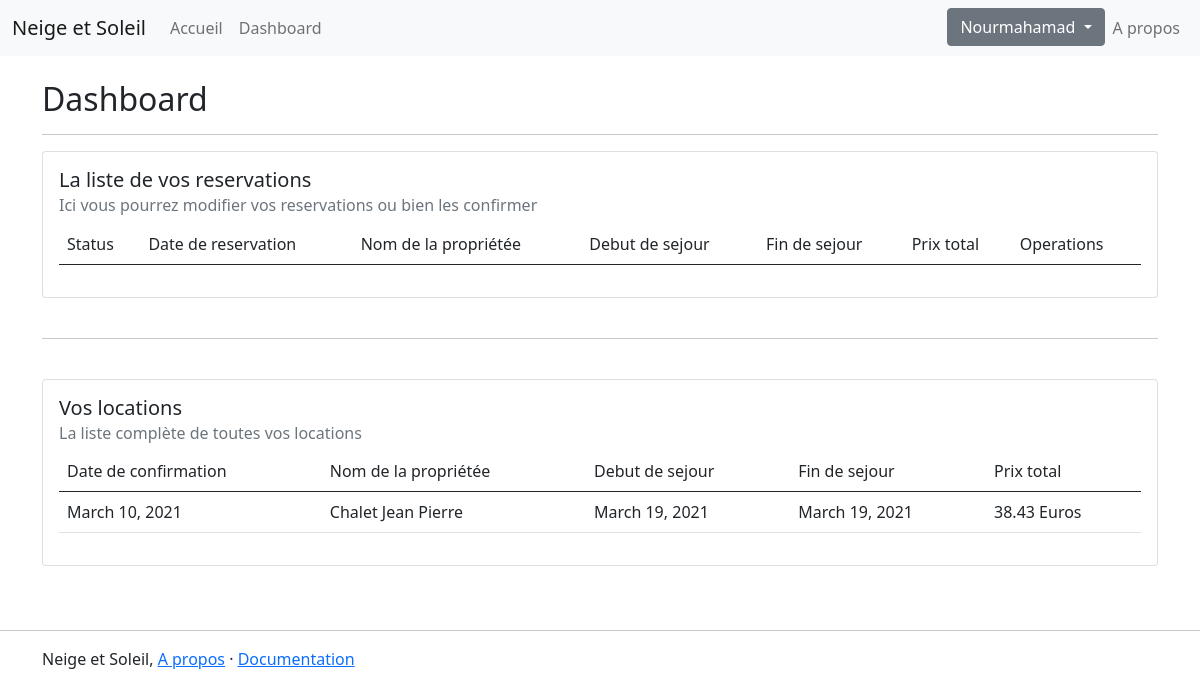
Page /dashboard/ (signed in) on the earlier database version.
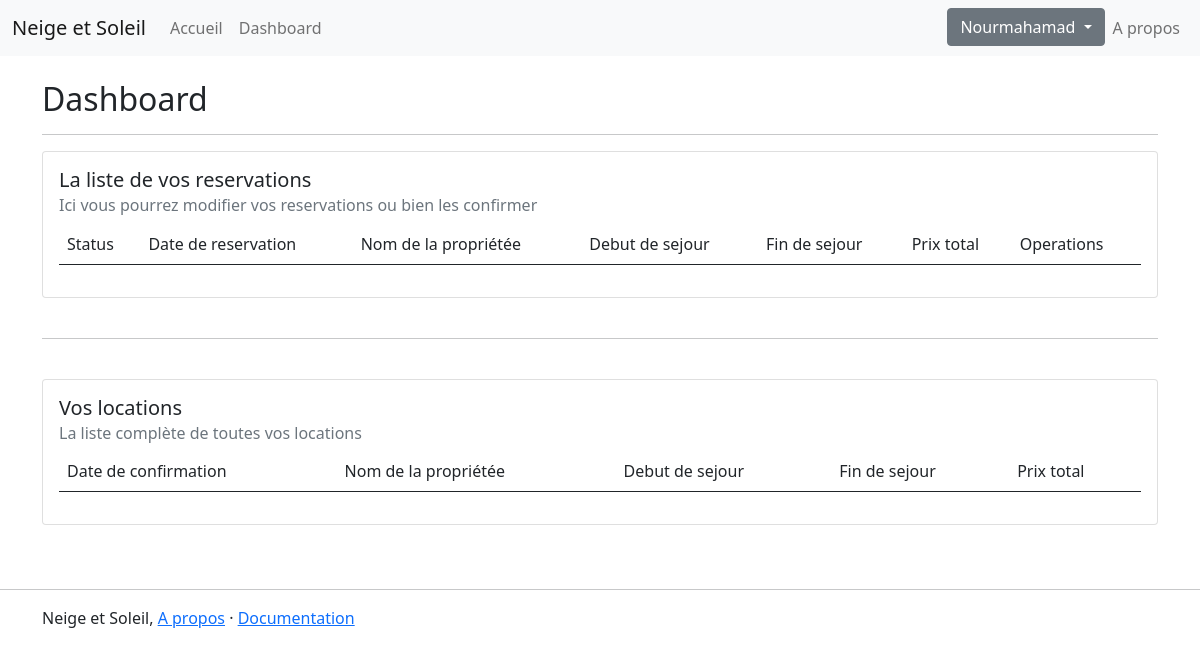
Same page on the later database version.
### neige_soleil_app/models.py (models this page shows, shortened)
class Location(models.Model):
    reservation = models.OneToOneField(Reservation, on_delete=models.SET_NULL, null=True)
    date_confirmation = models.DateField(auto_now_add=True)

class Reservation(models.Model):
    ENCOURS = 'WAIT'
    ANNULER = 'CANCEL'
    STATUS_RES = [
        (ENCOURS, 'En cours'),
        (ANNULER, 'Annuler'),
    ]
    profile = models.ForeignKey(Profile, on_delete=models.CASCADE)
    propriete = models.ForeignKey(ContratProprietaire, on_delete=models.CASCADE)
    date_reservation = models.DateField(auto_now_add=True)
    date_debut_sejour = models.DateField()
    date_fin_sejour = models.DateField()
    status_reservation = models.CharField(max_length=6, choices=STATUS_RES, default=ENCOURS)
    def prixTotal(self):
        duree = (self.date_fin_sejour - self.date_debut_sejour).days
        if duree == 0:
            duree = 1
        return duree * self.propriete.proprieteprix.prix / 7

class ContratProprietaire(models.Model):
    DISPONIBLE = 'AVAIL'
    OCCUPER = 'BUSY'
    INACTIF = 'OFF'
    YEAR_IN_SCHOOL_CHOICES = [
        (DISPONIBLE, 'Disponible'),
        (OCCUPER, 'Occuper'),
        (INACTIF, 'Inactif'),
    ]
    profileproprietaire = models.ForeignKey(ProfileProprietaire, on_delete=models.CASCADE)
    nom = models.CharField(max_length=200)
    description = models.TextField(max_length=1000)
    surface_habitable = models.FloatField()
    surface_balcon = models.FloatField()
    capacite = models.IntegerField()
    distance_pistes = models.FloatField()
    status = models.CharField(max_length=5, choices=YEAR_IN_SCHOOL_CHOICES, default=DISPONIBLE)

class ProprietePrix(models.Model):
    propriete = models.OneToOneField(ContratProprietaire, on_delete=models.CASCADE)
    prix = models.FloatField()

### neige_soleil_app/decorators.py (the view)
    def wrapper_func(request, *args, **kwargs):
        try:
            val = request.user.profile
            return view_func(request, *args, **kwargs)
        except ObjectDoesNotExist:
            return redirect('profile_set')

### neige_soleil_app/views.py (called while the page is built)
@login_required(login_url='login')
@known_profile
def dashboard(request):
    reservations = Reservation.objects.filter(profile=request.user.profile.id, location__isnull=True)
    locations = Location.objects.filter(reservation__profile=request.user.profile.id)
    context = {
        'reservations': reservations,
        'locations': locations
    }
    return render(request, 'neige_soleil_app/main_dashboard.html', context)

### neige_soleil_app/templates/neige_soleil_app/main_dashboard.html
{% extends 'neige_soleil_app/main_layout.html' %}
{% block content %}
    {% load static %}
    <h2>Dashboard</h2>
    <hr>
    {% include 'neige_soleil_app/all_reservations.html' %}
    <br>
    <hr>
    <br>
    {% include 'neige_soleil_app/all_locations.html' %}
{% endblock %}

### neige_soleil_app/templates/neige_soleil_app/main_layout.html (shortened to what this page needs)
<!DOCTYPE html>
<html lang="en">
<head>
    {% load static %}
    <link href="https://cdn.jsdelivr.net/npm/bootstrap@5.0.0-beta2/dist/css/bootstrap.min.css" rel="stylesheet">
</head>
<body>
    <nav class="navbar navbar-expand-lg navbar-light bg-light">
        <div class="container-fluid">
            <a class="navbar-brand" href="{% url 'home_main' %}">Neige et Soleil</a>
                <div class="collapse navbar-collapse" id="navbarNavAltMarkup">
                    <div class="navbar-nav">
                        <a class="nav-link" href="{% url 'home_main' %}">Accueil</a>
                        {% if request.user.profile %}
                            <a class="nav-link" href="{% url 'dashboard' %}">Dashboard</a>
                        {% else %}
                            <a class="nav-link" href="{% url 'profile_set' %}">Completer mon profile</a>
                        {% endif %}
                    </div>
                </div>
            <div class="d-flex">
                {% if request.user.profile %}
                    <div class="dropdown">
                        <a class="btn btn-secondary dropdown-toggle" href="#" role="button" id="dropdownMenuLink" data-bs-toggle="dropdown" aria-expanded="false">
                            {{ request.user.first_name }}
                        </a>
                    </div>
                {% else %}
                    <div class="navbar-nav">
                        <a class="nav-link" href="{% url 'logout' %}">Se deconnecter</a>
                    </div>
                {% endif %}
                <div class="navbar-nav">
                    <a class="nav-link" href="#">A propos</a>
                </div>
            </div>
        </div>
    </nav>
    <div class="container">
        <br>
        {% block content %}
        {% endblock %}
    </div>
    <br>
    <br>
    <hr class="featurette-divider">
    <footer class="container">
        <p>Neige et Soleil, <a href="#">A propos</a> &middot; <a href="#">Documentation</a></p>
    </footer>
</body>
</html>

### neige_soleil_app/templates/neige_soleil_app/all_reservations.html (shortened to what this page needs)
<div class="card" >
    <div class="card-body">
        <h5 class="card-title">La liste de vos reservations</h5>
        <h6 class="card-subtitle mb-2 text-muted">Ici vous pourrez modifier vos reservations ou bien les confirmer</h6>
        <table class="table">
            <thead>
            <tr>
                <td>Status</td>
                <td>Date de reservation</td>
                <td>Nom de la propriétée</td>
                <td>Debut de sejour</td>
                <td>Fin de sejour</td>
                <td>Prix total</td>
                <td>Operations</td>
            </tr>
            </thead>
        </table>
    </div>
</div>

### neige_soleil_app/templates/neige_soleil_app/all_locations.html
<div class="card" >
    <div class="card-body">
        <h5 class="card-title">Vos locations</h5>
        <h6 class="card-subtitle mb-2 text-muted">La liste complète de toutes vos locations</h6>
        <table class="table">
            <thead>
            <tr>
                <td>Date de confirmation</td>
                <td>Nom de la propriétée</td>
                <td>Debut de sejour</td>
                <td>Fin de sejour</td>
                <td>Prix total</td>
            </tr>
            </thead>
            <tbody>
            {% for location in locations %}
            <tr>
                <td>{{ location.date_confirmation }}</td>
                <td>{{ location.reservation.propriete.nom }}</td>
                <td>{{ location.reservation.date_debut_sejour }}</td>
                <td>{{ location.reservation.date_fin_sejour }}</td>
                <td>{{ location.reservation.prixTotal | floatformat:2 }} Euros</td>
            </tr>
            {% endfor %}
            </tbody>
        </table>
    </div>
</div>

Differences in the rows shown:
removed Location: date_confirmation "March 10, 2021", reservation.propriete.nom "Chalet Jean Pierre", reservation.date_debut_sejour "March 19, 2021", reservation.date_fin_sejour "March 19, 2021", reservation.prixTotal "38.43"
